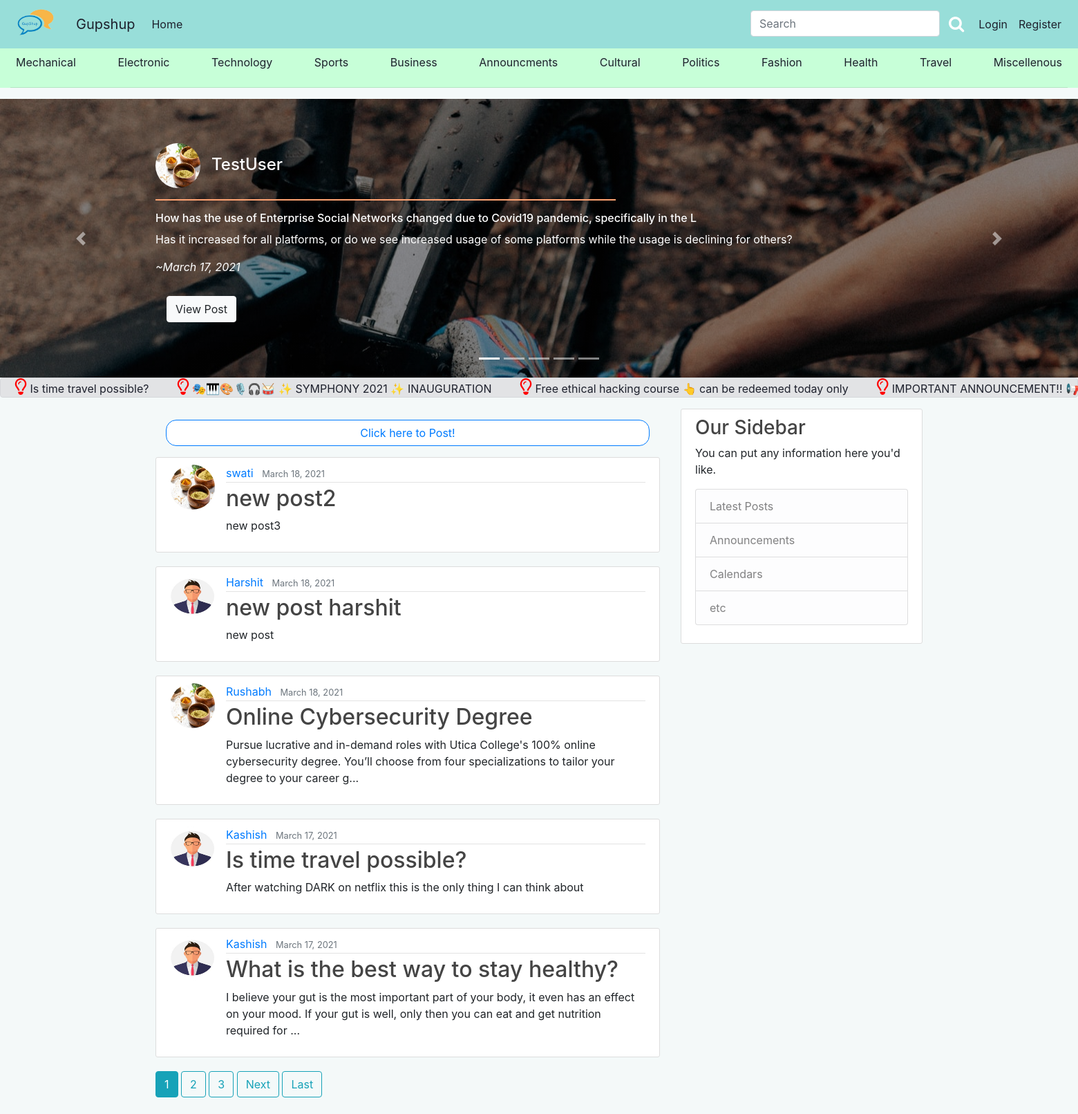
The app's page /, older data.
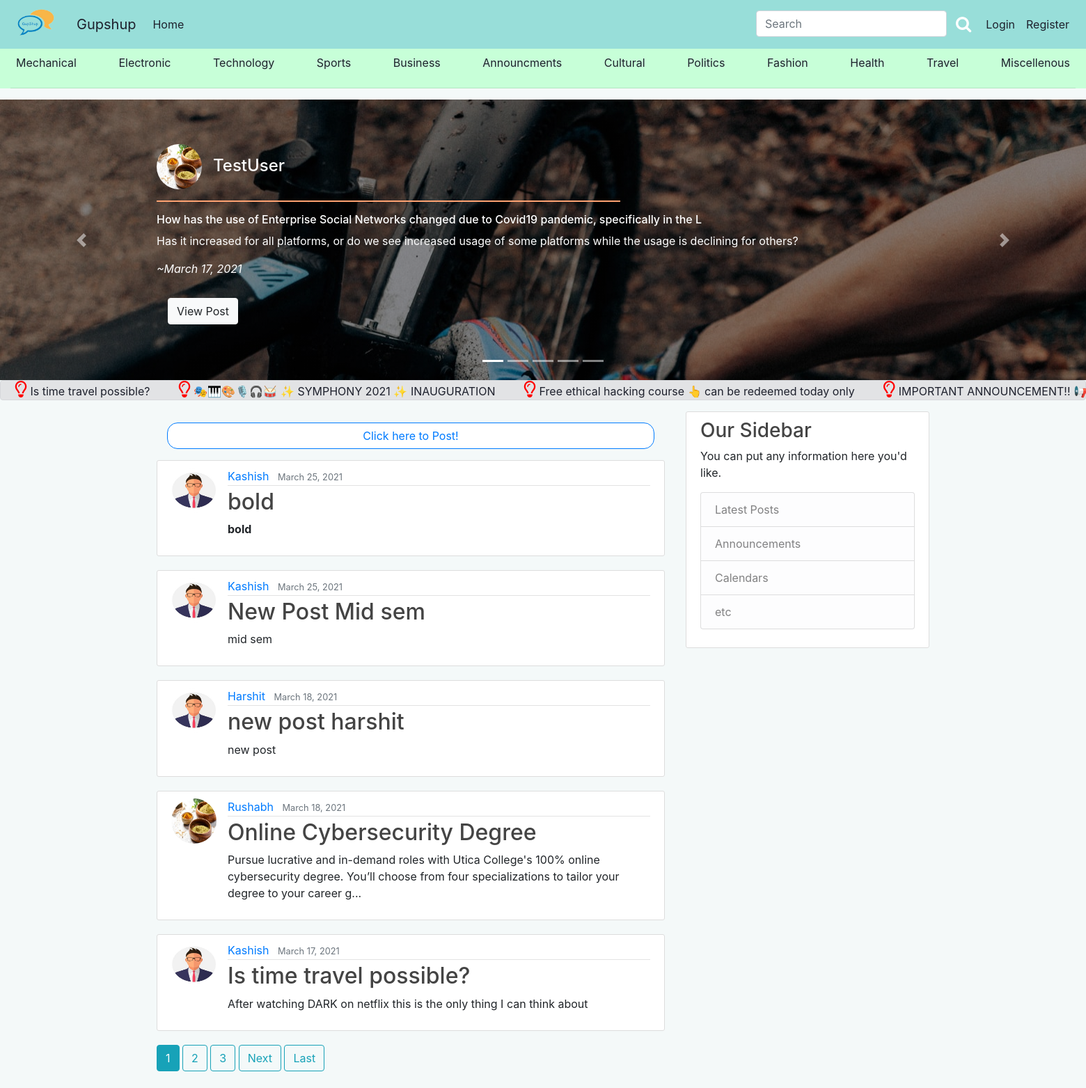
The same page, newer data.
### blog/models.py (models this page shows, shortened)
class Post(models.Model):
    title = models.CharField(max_length=100)
    content = models.TextField()
    date_posted = models.DateTimeField(default=timezone.now)
    author = models.ForeignKey(User, on_delete=models.CASCADE)
    category = models.CharField(
        max_length=20,
        choices=Category_choices,
        default='Miscellenous'
    )
    upvote = models.ManyToManyField(User, related_name='upvote')
    downvote = models.ManyToManyField(User, related_name='downvote')
    bookmark = models.ManyToManyField(User, related_name='bookmark')

### users/models.py (models this page shows, shortened)
class Profile(models.Model):
	user = models.OneToOneField(User, on_delete=models.CASCADE)
	image = models.ImageField(default='default.jpg',upload_to='profile_pics')

### blog/views.py (the view)
# urls.py: path('', PostListView.as_view(), name='blog-home'),
class PostListView(ListView):
    model = Post
    template_name = 'blog/home.html'
    context_object_name = 'posts'
    ordering = ['-date_posted']
    paginate_by = 5
    def get_context_data(self, **kwargs):
        top3 = Post.objects.annotate(
            q_count=Count('upvote')).order_by('-q_count')[:5]
        context = super(PostListView, self).get_context_data(**kwargs)
        context['posts'] = Post.objects.all()
        context['tops'] = top3
        context['announcments'] = Post.objects.filter(category='Announcments')
        p = Paginator(Post.objects.select_related().all().order_by(
            '-date_posted'), self.paginate_by)
        context['posts'] = p.page(context['page_obj'].number)
        return context

### blog/templates/blog/home.html (shortened to what this page needs)
{% extends "blog/base.html" %}
{%block carousel%}
{% load crispy_forms_tags%}
{% load static %}
<div class="container-fluid" style="background-color: #c7ffd8">
		<div class="nav-scroller py-0 my-0 ">
			<nav class="nav d-flex justify-content-between">
			<a class="p-2 " style="color: #1e212d" href="{% url 'category' "Mechanical" %}">Mechanical</a>
			<a class="p-2 " style="color: #1e212d" href="{% url 'category' "Electronic" %}">Electronic</a>
			<a class="p-2 " style="color: #1e212d" href="{% url 'category' "Technology" %}">Technology</a>
			<a class="p-2 " style="color: #1e212d" href="{% url 'category' "Sports" %}">Sports</a>
			<a class="p-2 " style="color: #1e212d" href="{% url 'category' "Business" %}">Business</a>
			<a class="p-2 " style="color: #1e212d" href="{% url 'category' "Announcments" %}">Announcments</a>
			<a class="p-2 " style="color: #1e212d" href="{% url 'category' "Cultural" %}">Cultural</a>
			<a class="p-2 " style="color: #1e212d" href="{% url 'category' "Politics" %}">Politics</a>
			<a class="p-2 " style="color: #1e212d" href="{% url 'category' "Fashion" %}">Fashion</a>
			<a class="p-2 " style="color: #1e212d" href="{% url 'category' "Health" %}">Health</a>
			<a class="p-2 " style="color: #1e212d" href="{% url 'category' "Travel" %}">Travel</a>
			<a class="p-2 " style="color: #1e212d" href="{% url 'category' "Miscellenous" %}">Miscellenous</a>
			</nav>
		</div>
		<hr>
	</div>
<div class="container-fluid px-0 ">
	<div id="carouselExampleIndicators" class="carousel slide" data-ride="carousel">
		<ol class="carousel-indicators">
		  <li data-target="#carouselExampleIndicators" data-slide-to="0" class="active"></li>
		  <li data-target="#carouselExampleIndicators" data-slide-to="1"></li>
		  <li data-target="#carouselExampleIndicators" data-slide-to="2"></li>
		  <li data-target="#carouselExampleIndicators" data-slide-to="3"></li>
		  <li data-target="#carouselExampleIndicators" data-slide-to="4"></li>
		</ol>
		<div class="carousel-inner mt-0 py-0">
		  <div class="carousel-item active">
			{% if tops.4.category == "Business"%}
		  <div class="jumbotron " style="background-image: linear-gradient(to bottom, rgba(0,0,0,0.4) 0%,rgba(0,0,0,0.4) 100%),url({%static 'blog/business_banner.jpg'%}); border-radius: 0; margin-bottom: 0px; ">
		{% elif  tops.4.category == "Electronic" %}
			<div class="jumbotron " style="background-image: linear-gradient(to bottom, rgba(0,0,0,0.4) 0%,rgba(0,0,0,0.4) 100%),url({%static 'blog/electronic_banner.jpg'%}); border-radius: 0; margin-bottom: 0px; ">
		{% elif  tops.4.category == "Mechanical" %}
			<div class="jumbotron " style="background-image: linear-gradient(to bottom, rgba(0,0,0,0.4) 0%,rgba(0,0,0,0.4) 100%),url({%static 'blog/machine_banner.jpg'%}); border-radius: 0; margin-bottom: 0px; ">
		{% elif  tops.4.category == "Sports" %}
			<div class="jumbotron " style="background-image: linear-gradient(to bottom, rgba(0,0,0,0.4) 0%,rgba(0,0,0,0.4) 100%),url({%static 'blog/sports_banner.jpg'%}); border-radius: 0; margin-bottom: 0px; ">
		{% elif  tops.4.category == "Technology" %}
			<div class="jumbotron " style="background-image: linear-gradient(to bottom, rgba(0,0,0,0.4) 0%,rgba(0,0,0,0.4) 100%),url({%static 'blog/tech_banner.jpg'%}); border-radius: 0; margin-bottom: 0px; ">
		{% else %}
			<div class="jumbotron " style="background-image: linear-gradient(to bottom, rgba(0,0,0,0.4) 0%,rgba(0,0,0,0.4) 100%),url({%static 'blog/misc_banner.jpg'%}); border-radius: 0; margin-bottom: 0px; ">
		{% endif %}
      	<div class="container py-0 mb-0">
				<strong><h4 style="color: #FFFF;"><img class="rounded-circle article-img "src = {{tops.0.author.profile.image.url}}>{{tops.0.author}}</h4></strong>
				<h6 class="mb-2" style="color: white;"><hr style=" border-top: 2px solid #ffa372; width: 60%; margin-left: 0px; ;"/>
					{{tops.0.title}}</h6>
				<p  style="color: #FFF;">{{tops.0.content| safe}}</p>
				<i style="color: #FFF;">~{{tops.0.date_posted|date:"F d, Y"}}</i>
		  <p class="lead px-3">
			  <br>
		    <a class="btn btn-light " href="{% url 'post-detail' tops.0.id %}" role="button">View Post</a>
		  </p>
	  </div>
    </div>
    </div>
</div>
		<a class="carousel-control-prev" href="#carouselExampleIndicators" role="button" data-slide="prev">
		  <span class="carousel-control-prev-icon" aria-hidden="true"></span>
		</a>
		<a class="carousel-control-next" href="#carouselExampleIndicators" role="button" data-slide="next">
		  <span class="carousel-control-next-icon" aria-hidden="true"></span>
		</a>
	  </div>
</div>
<div class="container-fluid px-0 mx-0 my-0 py-0 mb-3">
	<div class="alert alert-secondary my-0 py-0 " role="alert">
  <marquee  class="my-0 py-0"><p class="my-0 py-0" style="font-family: Impact; font-size: 15pt ">
  <div  style="white-space: nowrap">
  {% for post in announcments|slice:"::-1"%}
  	<i class="fa fa-lightbulb-o" style="font-size:24px; color:red;"></i>
			    <span ><a href="{% url 'post-detail' post.id %}" style="color: #1e212d; text-decoration: none" >{{ post.title }}&nbsp;&nbsp;&nbsp;&nbsp;&nbsp;&nbsp;&nbsp;&nbsp; </a>  </span>
	{%endfor%}
	</div>
	</marquee>
	</div>
</div>
	{% endblock %}
{% block content %}
		<div class="container-fluid my-3 ">
			<a type="button" class="btn btn-outline-primary container-fluid home_newpost" href="{% url 'post-create' %}" style="border-radius: 15px; background-color: white;">Click here to Post!</a>
		</div>
	{% for post in posts|slice:"{{ page_obj.paginator.count }}-1::-1"%}
		<article class="media content-section">
			<img class="rounded-circle article-img "src = {{post.author.profile.image.url}}>
		    <div class="media-body">
			    <div class="article-metadata">
			      <a class="mr-2" href="{% url 'user-posts' post.author.username %}">{{ post.author }}</a>
			      <small class="text-muted">{{ post.date_posted|date:"F d, Y" }}</small>
			    </div>
			    <h2><a class="article-title" href="{% url 'post-detail' post.id %}">{{ post.title }}</a></h2>
				{% if post.content|length > 170%}
			    <p class="article-content">{{ post.content|slice:":170"| safe }}...</p>
				{% else %}
				 <p class="article-content">{{ post.content|slice:":170"| safe }}</p>
				{% endif %}
			</div>
		</article>
	{%endfor%}
	{% if is_paginated%}
		{% for num in page_obj.paginator.page_range %}
			{% if page_obj.number == num %}
				<a class="btn btn-info mb-4" href="?page={{ num }}">{{ num }}</a>
			{% elif num > page_obj.number|add:'-3' and num < page_obj.number|add:'3'%}
				<a class="btn btn-outline-info mb-4" href="?page={{ num }}">{{ num }}</a>
			{% endif %}
		{% endfor %}
		{% if page_obj.has_next %}
			<a class="btn btn-outline-info mb-4" href="?page={{ page_obj.next_page_number }}">Next</a>
			<a class="btn btn-outline-info mb-4" href="?page={{ page_obj.paginator.num_pages }}">Last</a>
		{% endif %}
	{% endif %}
{% endblock content %}

### blog/templates/blog/base.html (shortened to what this page needs)
{% load static %}
<!DOCTYPE html>
<html>
<head>
    <link rel="stylesheet" type="text/css" href="{% static 'blog/main.css'%}">
	<link rel="stylesheet" href="https://cdnjs.cloudflare.com/ajax/libs/font-awesome/4.7.0/css/font-awesome.min.css">
	<link rel="stylesheet" href="https://stackpath.bootstrapcdn.com/bootstrap/4.2.1/css/bootstrap.min.css">
	<link rel="stylesheet" href="https://cdnjs.cloudflare.com/ajax/libs/font-awesome/4.7.0/css/font-awesome.min.css">
	<link rel="stylesheet" href="https://stackpath.bootstrapcdn.com/font-awesome/4.7.0/css/font-awesome.min.css">
</head>
<body style="background-color: #f4f9f9" class="py-0 my-0">
	<nav class="navbar sticky-top navbar-expand-lg navbar-custom pb-2">
	<a class="navbar-brand" href="/">
	<img style="max-width:70px; margin-top: -7px;border-radius: 35%;"class="mr-2" src="{%static 'blog/LOGO_PNG.png'%}"></a>
  <a class="navbar-brand" href="/">Gupshup</a>
  <div class="collapse navbar-collapse"  id="navbarSupportedContent">
    <ul class="navbar-nav mr-auto">
      <li class="nav-item active">
        <a class="nav-link" href="/" style="color: #1e212d">Home <span class="sr-only">(current)</span></a>
      </li>
    </ul>
	        <div class="navbar-nav">
	        	<form action="{% url 'search-result' %}" method="GET">
				<div style=" display: flex;">
	        		<input class="form-control" style="display: inline;" type="text" name="q" placeholder="Search">
					<button type="submit" class="btn btn-success-outline" ><i class="fa fa-search " style="font-size:24px; color:white;"></i> </i></button>
					</div>
	        	</form>
	        	{% if user.is_authenticated %}
	        		 <a class="nav-item nav-link" style="color: #1e212d" href="{% url 'profile' %}">Profile</a>
	        		 <a class="nav-item nav-link" style="color: #1e212d" href="{% url 'post-create' %}">New Post</a>
	        		 <a class="nav-item nav-link" style="color: #1e212d" href="{% url 'logout' %}">Logout</a>
	        	{% else %}
		           <a class="nav-item nav-link" style="color: #1e212d" href="{% url 'login' %}">Login</a>
		           <a class="nav-item nav-link" style="color: #1e212d" href="{% url 'register' %}">Register</a>
		           {% endif %}
	        </div>
  </div>
</nav>
	{%block carousel%}{% endblock %}
	<main role="main" class="container">
	  <div class="row">
	    <div class="col-md-8">
	      {% block content %}{% endblock %}
	    </div>
	    <div class="col-md-4">
	      <div class="content-section">
	        <h3>Our Sidebar</h3>
	        <p class=''>You can put any information here you'd like.
	          <ul class="list-group">
	            <li class="list-group-item list-group-item-light">Latest Posts</li>
	            <li class="list-group-item list-group-item-light">Announcements</li>
	            <li class="list-group-item list-group-item-light">Calendars</li>
	            <li class="list-group-item list-group-item-light">etc</li>
	          </ul>
	        </p>
	      </div>
	    </div>
	  </div>
	</main>
</body>
</html>

### blog/static/blog/main.css (style rules this page uses)
body { background: #fafafa; color: #333333; margin-top: 5rem; }
h1, h2, h3, h4, h5, h6 { color: #444444; }
ul { margin: 0; }
.content-section { background: #ffffff; padding: 10px 20px; border: 1px solid #dddddd; border-radius: 3px; margin-bottom: 20px; }
.article-title { color: #444444; }
.article-content { white-space: pre-line; }
.article-img { height: 65px; width: 65px; margin-right: 16px; }
.article-metadata { padding-bottom: 1px; margin-bottom: 4px; border-bottom: 1px solid #e3e3e3 }

Row changes from the older to the newer data that the page shows:
removed Post: author.profile.image (placeholder picture), author "swati", date_posted "March 18, 2021", title "new post2", content "new post3"
no longer on this page (row unchanged): Post: author.profile.image (placeholder picture), author "Kashish", date_posted "March 17, 2021", title "What is the best way to stay healthy?", content "I believe your gut is the most important part of your body, it even has an effect on your mood. If your gut is well, only then you can eat and get nutrition required for"
added Post: author.profile.image (placeholder picture), author "Kashish", date_posted "March 25, 2021", title "bold", content "bold"
added Post: author.profile.image (placeholder picture), author "Kashish", date_posted "March 25, 2021", title "New Post Mid sem", content "mid sem"
